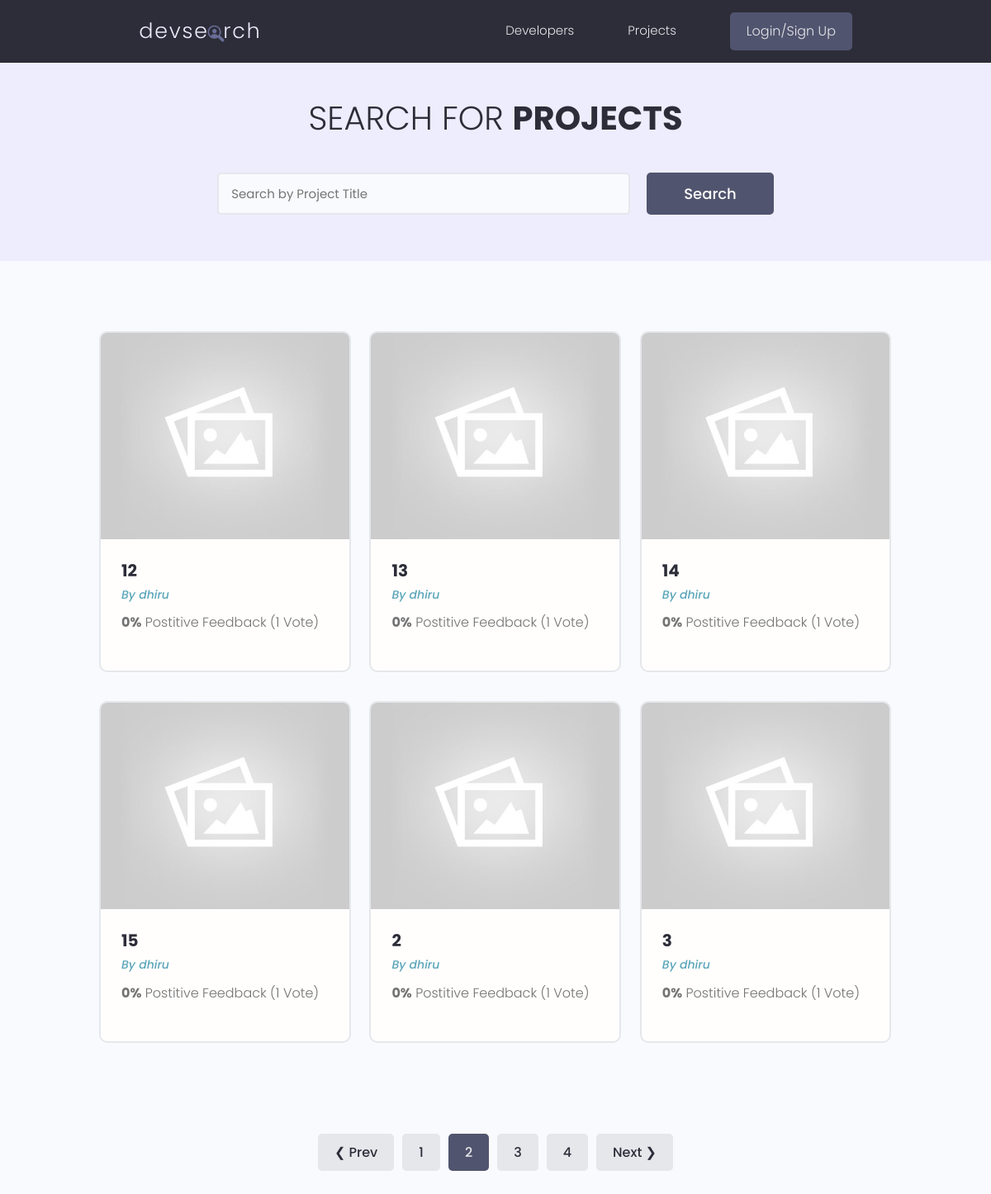
Screenshot of /projects/?page=2 with the database file from the repository.
### projects/models.py (models this page shows, shortened)
class Projects(models.Model):
    owner = models.ForeignKey(Profile,null=True, blank=True,on_delete=models.CASCADE)
    title = models.CharField(max_length=200)
    description = models.TextField(null=True, blank = True)
    featured_image = models.ImageField(null=True, blank=True, default="default.jpg")
    demo_link = models.CharField(max_length=2000,null=True, blank=True)
    source_link = models.CharField(max_length=2000,null=True, blank=True)
    created = models.DateTimeField(auto_now_add=True)
    tag = models.ManyToManyField('Tag',blank=True)
    vote_total = models.IntegerField(default=0,null=True,blank=True)
    vote_ratio = models.IntegerField(default=0,null=True,blank=True)
    id = models.UUIDField(primary_key=True,unique=True,default=uuid.uuid4,editable=False)
    class Meta:
        ordering = ['-vote_ratio', '-vote_total', 'title']
    @property
    def imageurl(self):
        try:
            url = self.featured_image.url
        except:
            url = ''
        return url

### users/models.py (models this page shows, shortened)
class Profile(models.Model):
    user = models.OneToOneField(User,blank=True,null=True,on_delete=models.CASCADE)
    name = models.CharField(max_length=200,null=True, blank=True)
    email = models.EmailField(max_length=500,null=True, blank=True)
    username = models.CharField(max_length=200,null=True, blank=True)
    location = models.CharField(max_length=200,null=True, blank=True)
    short_intro = models.CharField(max_length=200,null=True, blank=True)
    bio = models.TextField(null=True, blank=True)
    profile_image = models.ImageField(null=True, blank=True, upload_to="profiles/", default="profiles/user-default.png")
    social_github = models.CharField(max_length=200,null=True, blank=True)
    social_twitter = models.CharField(max_length=200,null=True, blank=True)
    social_linkedin = models.CharField(max_length=200,null=True, blank=True)
    social_website = models.CharField(max_length=200,null=True, blank=True)
    social_youtube = models.CharField(max_length=200,null=True, blank=True)
    created = models.DateTimeField(auto_now_add=True)
    id = models.UUIDField(primary_key=True,unique=True,default=uuid.uuid4,editable=False)
    class Meta:
        ordering = ['created']

### projects/views.py (the view)
# urls.py: path('projects/', views.getProjects),
def projects(request):
    search_query, projectlist = searchProjects(request)
    results = 6
    custom_range, projectlist = paginateProjects(request, projectlist,results)
    context = {'projects':projectlist, 'search_query': search_query, 'custom_range': custom_range}
    return render(request,"projects/projects.html",context)

### projects/utils.py (called while the page is built)
def paginateProjects(request, projectlist, results):
    page = request.GET.get('page')
    if page == None:
        page = 1
    paginator = Paginator(projectlist, results)
    try:
        projectlist = paginator.page(page)
    except PageNotAnInteger:
        page = 1
    except EmptyPage:
        page = paginator.num_pages
        projectlist =paginator.page(page)
    left_index = (int(page)-4)
    if left_index < 1:
        left_index = 1
    right_index =  (int(page) + 5)
    if right_index > paginator.num_pages:
        right_index = paginator.num_pages + 1
    custom_range = range(left_index, right_index)
    return custom_range, projectlist

def searchProjects(request):
    search_query = ''
    if request.GET.get('search_query'):
        search_query = request.GET.get('search_query')
    tags = Tag.objects.filter(name__icontains = search_query)
    projectlist = Projects.objects.distinct().filter(
        Q(title__icontains = search_query)|
        Q(description__icontains = search_query)|
        Q(owner__name__icontains = search_query)|
        Q(tag__in = tags)
    )
    return search_query, projectlist

### projects/templates/projects/projects.html (shortened to what this page needs)
{% extends "main.html" %}
{% block content %}
  <main class="projects">
    <section class="hero-section text-center">
      <div class="container container--narrow">
        <div class="hero-section__box">
          <h2>Search for <span>Projects</span></h2>
        </div>
        <div class="hero-section__search">
          <form id="searchForm" class="form" action="#" method="get">
            <div class="form__field">
              <input class="input input--text" id="formInput#search" type="text" name="search_query"
                value="{{search_query}}" placeholder="Search by Project Title" />
            </div>
            <input class="btn btn--sub btn--lg" type="submit" value="Search" />
          </form>
        </div>
      </div>
    </section>
    <section class="projectsList">
      <div class="container">
        <div class="grid grid--three">
{% for i in projects  %}
          <div class="column">
            <div class="card project">
              <a href="{% url 'project' i.id %}" class="project">
                <img class="project__thumbnail" src="{{i.imageurl}}" alt="project thumbnail" />
                <div class="card__body">
                  <h3 class="project__title">{{i.title}}</h3>
                  <p><a class="project__author" href="{% url 'user_profile' i.owner.id %}">By {{i.owner.name}}</a></p>
                  <p class="project--rating">
                    <span style="font-weight: bold;">{{i.vote_ratio}}%</span> Postitive
                    Feedback ({{i.vote_total}} Vote{{i.vote_total|pluralize:"s"}})
                  </p>
                </div>
              </a>
            </div>
          </div>
{% endfor %}
        </div>
      </div>
    </section>
    {% include "pagination.html" with queryset=projects custom_range=custom_range %}
  </main>
{% endblock content %}

### static/styles/app.css (style rules this page uses)
:root { --color-sub: #2d2d39; }
.btn--sub { background-color: var(--color-sub-light); }
.card { border: 2px solid var(--color-light); }
img { width: 100%; }
.hero-section { height: 40vh; display: flex; align-items: center; background-color: var(--color-sub); }
.hero-section__box { margin-bottom: 4rem; }
.hero-section__box > h2, .hero-section__box > h2 > span { font-size: 4rem; color: var(--color-light); line-height: 1.3; text-transform: uppercase; }
.hero-section__box > h2 { font-weight: 300; }
.hero-section__box > h2 > span { font-weight: 700; }
.hero-section__search > .form { display: flex; align-items: center; justify-content: center; gap: 2rem; }
.hero-section__search > .form input.input--text { width: 50rem; }
.project__author { font-size: 1.4rem; font-style: italic; }
.project--rating { margin-bottom: 1.6em; margin-top: .5em; }
.projects > .hero-section { background: var(--color-sub-lighter); height: 30vh; }
.projects .hero-section__box { margin-bottom: 2.5rem; }
.projects .hero-section__box > h2 { color: var(--color-sub); }
.projects .hero-section__box > h2 > span { font-weight: 700; color: var(--color-sub); }
.projectsList { margin-top: 8rem; }
.project__thumbnail { height: 25rem; object-fit: cover; object-position: top center; }
.project__title { font-size: 2rem; font-weight: 700; color: var(--color-sub); }

### static/uikit/styles/modules/_variables.css (style rules this page uses)
:root { --color-main: #5aa5b9; --color-main-light: #e6faff; --color-sub: #3f4156; --color-sub-light: #51546e; --color-sub-lighter: #ededfd; --color-text: #737373; --color-gray: #8b8b8b; --color-light: #e5e7eb; --color-light-gray: #767676; --color-bg: #f8fafd; --color-white: #fffefd; --color-white-light: #f3f3f3; --color-success: #359e64; --color-success-bg: #def8e8; --color-error: #fc4b0b; --color-error-bg: #fff2ee; --font-base: 'Poppins', arial, helvetica, 'Segoe UI', roboto, ubuntu, sans-serif; --font-monospace: 'Fira Code', 'Courier New', courier, monospace; --font-regular: 300; --font-medium: 500; --font-bold: 700; --generic-shadow: 1px 1px 5px #00000010; --generic-transition: all 0.3s ease-in-out; }

### static/uikit/styles/modules/_base.css (style rules this page uses)
* { margin: 0; padding: 0; box-sizing: border-box; text-rendering: optimizeLegibility; color: inherit; font-size: inherit; }
html { font-size: 50%; }
@media only screen and (min-width: 480px) { html { font-size: 56.25%; } }
@media only screen and (min-width: 1200px) { html { font-size: 62.5%; } }
body { line-height: 1.6; font-weight: 400; font-size: 1.5rem; color: var(--color-text); background-color: var(--color-bg); min-height: 100vh; }

### static/uikit/styles/modules/_typography.css (style rules this page uses)
* { font-family: var(--font-base); }
h2 { font-size: 3.6rem; font-weight: var(--font-bold); }
h3 { font-size: 3.2rem; font-weight: var(--font-medium); }
p, span, strong { font-size: 1.6rem; color: var(--color-text); font-weight: var(--font-regular); }
a { padding-bottom: 2px; text-decoration: none; display: inline-block; color: var(--color-main); font-weight: var(--font-medium); }

### static/uikit/styles/modules/_utilities.css (style rules this page uses)
.container { width: 92%; max-width: 165rem; margin: 0 auto; box-sizing: border-box; }
.container--narrow { width: 92%; max-width: 120rem; }
@media screen and (min-width: 1000px) { .container { width: 90%; } }
@media screen and (min-width: 1000px) { .container--narrow { width: 85%; } }
@media screen and (min-width: 1200px) { .container { width: 80%; } }
@media screen and (min-width: 1200px) { .container--narrow { width: 72%; } }
.text-center { text-align: center; }

### static/uikit/styles/modules/_button.css (style rules this page uses)
.btn { display: inline-block; position: relative; cursor: pointer; background-color: var(--color-light); font-weight: var(--font-medium); color: var(--color-sub); text-decoration: none; padding: 1rem 2rem; border-radius: 0.5rem; border: none; width: -webkit-fit-content; width: -moz-fit-content; width: fit-content; height: -webkit-fit-content; height: -moz-fit-content; height: fit-content; font-size: 1.6rem; outline-width: 0; outline-color: transparent; -webkit-backface-visibility: hidden; backface-visibility: hidden; transition: all 0.3s ease-in-out; }
.btn--sub { background-color: var(--color-sub); color: var(--color-white); }
.btn--lg { font-size: 1.8rem; padding: 1.2rem 4.5rem; }

### static/uikit/styles/modules/_card.css (style rules this page uses)
.card { border-radius: 1rem; background-color: var(--color-white); border: 1.5px solid var(--color-light); width: auto; height: auto; margin-top: 0.5rem; margin-bottom: 0.5rem; overflow: hidden; }
.card__body, .card__header { padding: 2rem 2.5rem; }

### rows the page displays
Projects: imageurl (placeholder picture), title "12", owner.name "dhiru", vote_ratio "0", vote_total "1"
Projects: imageurl (placeholder picture), title "13", owner.name "dhiru", vote_ratio "0", vote_total "1"
Projects: imageurl (placeholder picture), title "14", owner.name "dhiru", vote_ratio "0", vote_total "1"
Projects: imageurl (placeholder picture), title "15", owner.name "dhiru", vote_ratio "0", vote_total "1"
Projects: imageurl (placeholder picture), title "2", owner.name "dhiru", vote_ratio "0", vote_total "1"
Projects: imageurl (placeholder picture), title "3", owner.name "dhiru", vote_ratio "0", vote_total "1"

### other values shown
{{ page }} "1" "3" "4"
{{ page }} "2"
